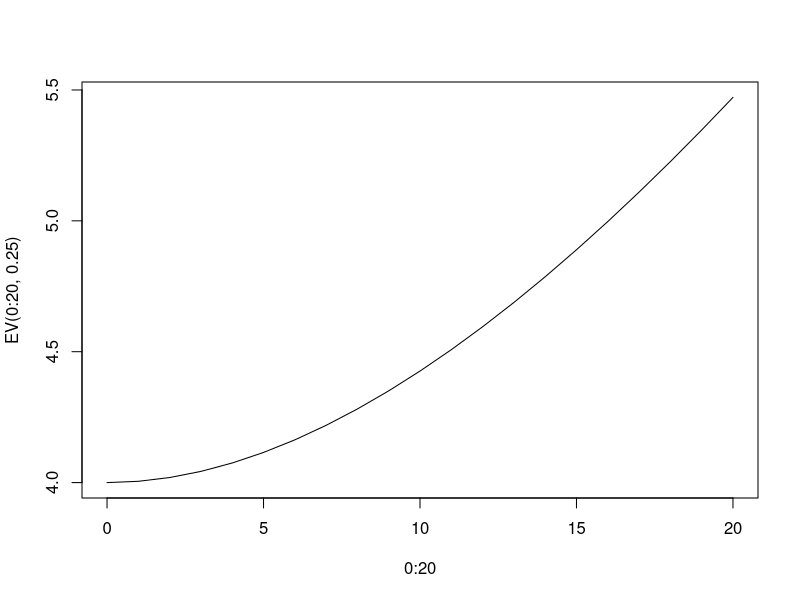
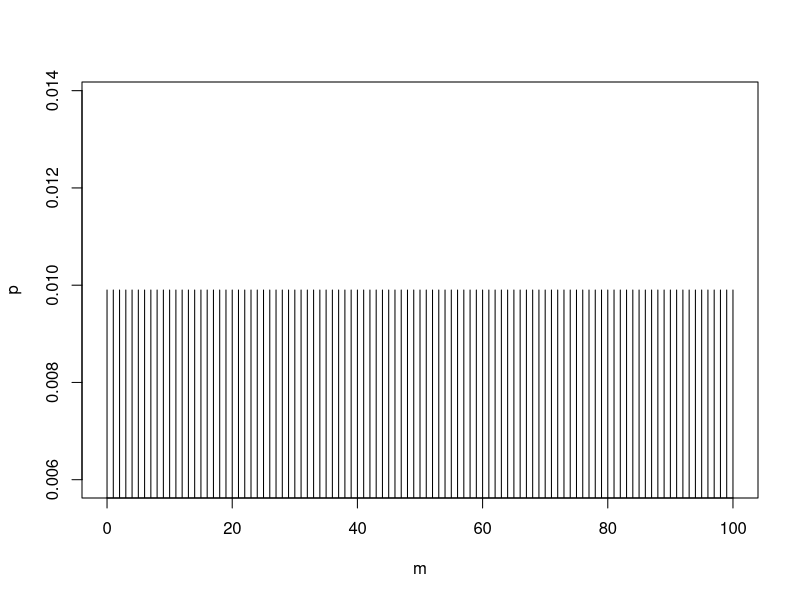

Write the R code that produced these figures, in order.
# EVT
## for each possible state, comput expected max value
## 

## Supose exponential alternative benefits
## http://stats.stackexchange.com/questions/48496/conditional-expectation-of-exponential-random-variable
theta <- 0.25

m <- 40:50
ms <- 0.2*m
patt <- pexp(ms, theta)
EV <- patt*ms + (1- patt)*(ms + 1/theta)

EV <- function(m, theta){
  ms <- 0.2*m
  patt <- pexp(ms, theta)
  EV <- patt*ms + (1- patt)*(ms + 1/theta)
  return(EV)
}

plot(0:20,EV(0:20,0.25), type = 'l')


## updating priors
m.prior <- 50 # prior mark
m.new <- 80
#m.true <- 60
##' simas are variances
sig.prior <- 10 #prior sigma
sig.s <- 5 # signal sigma

m.post <- (sig.prior/(sig.prior + sig.s)) * m.new + (sig.s/(sig.prior+sig.s))*m.prior
sig.post <- 1/((1/sig.prior) + (1/sig.s))





## mark learning model
## use discrete grid wioth Bayesian updating
##stage 0
m <- 0:100
p <- 1/length(m)
pdf <- data.frame(m,p)
with(pdf, plot(m, p, type = 'h'))

## updated after observes ave

mn <- 45
pdf[pdf$m == mn,]$p
## prob data | prob is prob observe not 45
1 - pdf[pdf$m == mn,]$p
#so eg for prob 0
L <- pdf[pdf$m == 0,]$p
L* (1 - pdf[pdf$m == mn,]$p)

# but for 45
L <- pdf[pdf$m == 45,]$p
L * pdf[pdf$m == mn,]$p
